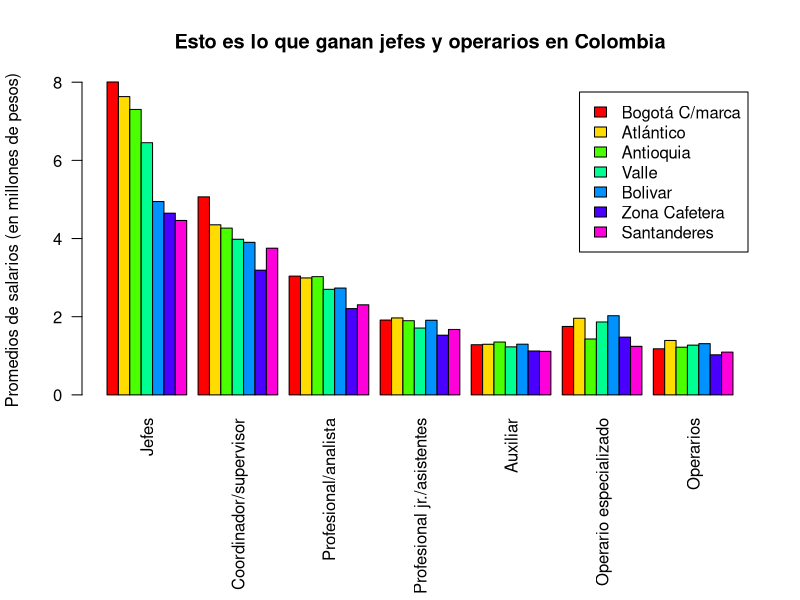
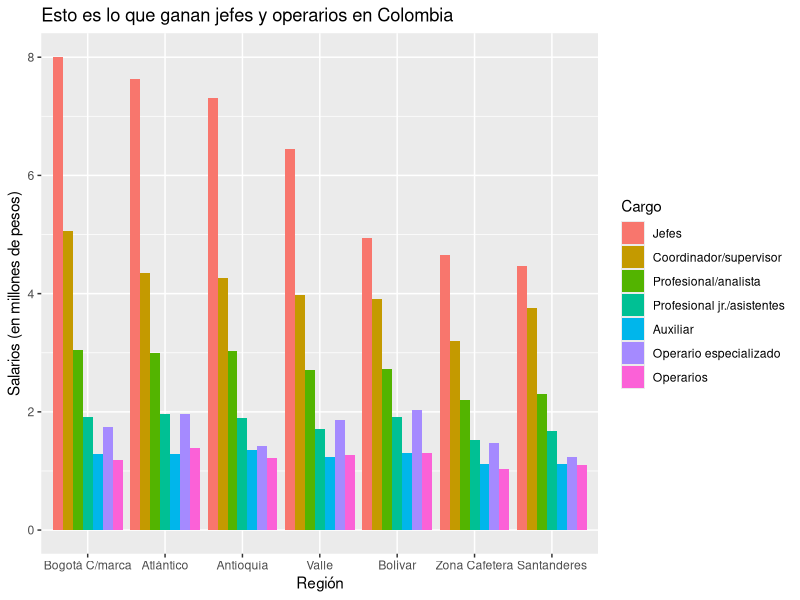

R code for these plots, in order:
## ---- chunk 1
knitr::opts_chunk$set(echo = FALSE)
## ---- chunk 2
library(readxl)
salarios <- read_xlsx("salarios.xlsx")
## ---- chunk 3

# Preparación de la base de datos
salariosM <- as.matrix(salarios[, 2:8])
dimnames(salariosM) <- list(unlist(salarios[, 1]), names(salarios)[-1])

# Definición de colores
colores <- rainbow(7)

# Construcción de la gráfica
op <- par(no.readonly = TRUE)
par(oma = op$oma + c(5, 0, 0, 0))
barplot(salariosM/1e6, 
        beside = TRUE,
        las = 2,
        legend.text  = TRUE,
        ylab = "Promedios de salarios (en millones de pesos)",
        col = colores,
        main = "Esto es lo que ganan jefes y operarios en Colombia")
par(op)
## ---- chunk 4
library(tidyr)
salarios2 <- salarios %>%
             gather(value = "Salario",
                    key = "Cargo",
                    -c(region))
salarios2$Cargo <- factor(salarios2$Cargo, 
                          levels = names(salarios)[-1])
salarios2$region <- factor(salarios2$region, 
                          levels = unlist(salarios[, 1]))

library(ggplot2)
ggplot(salarios2, aes(region, Salario/1e6)) +
   geom_bar(stat = "identity",
            position = "dodge",
            aes(fill = Cargo)) +
   labs(x = "Región", 
        y = "Salarios (en millones de pesos)",
        title = "Esto es lo que ganan jefes y operarios en Colombia")
